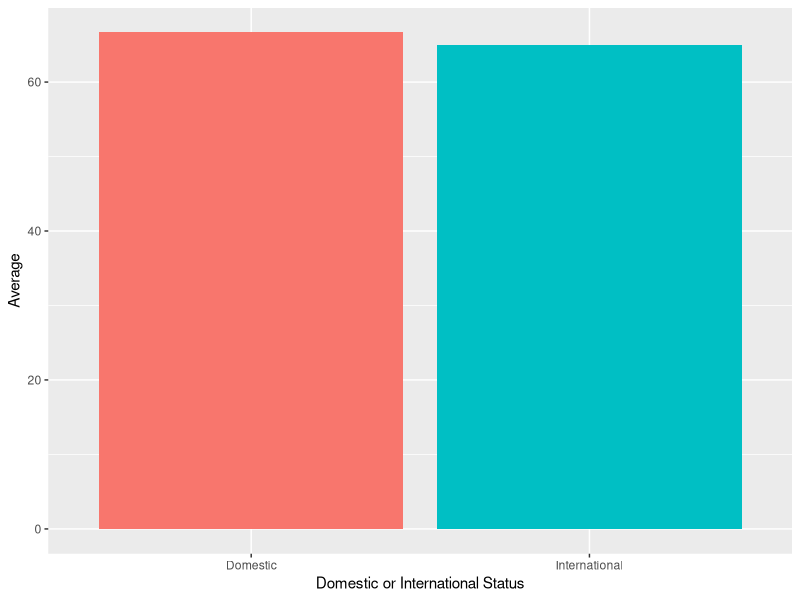
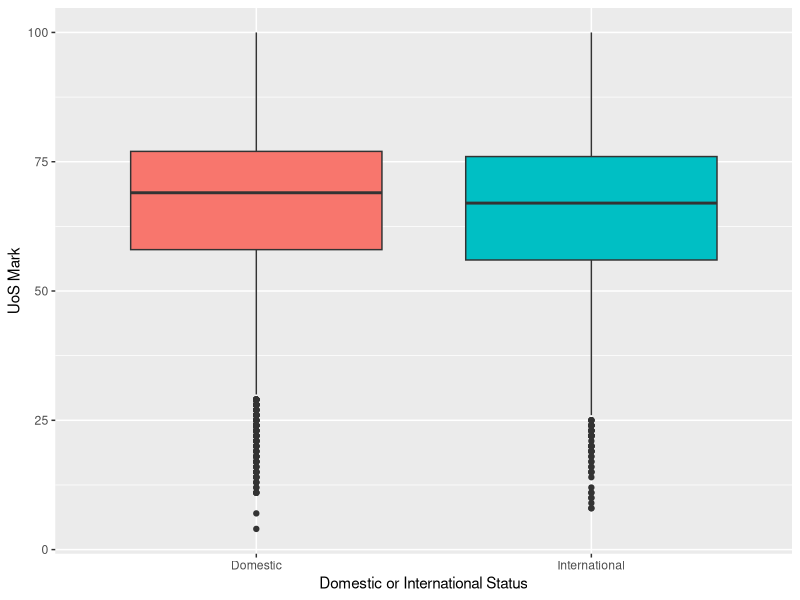
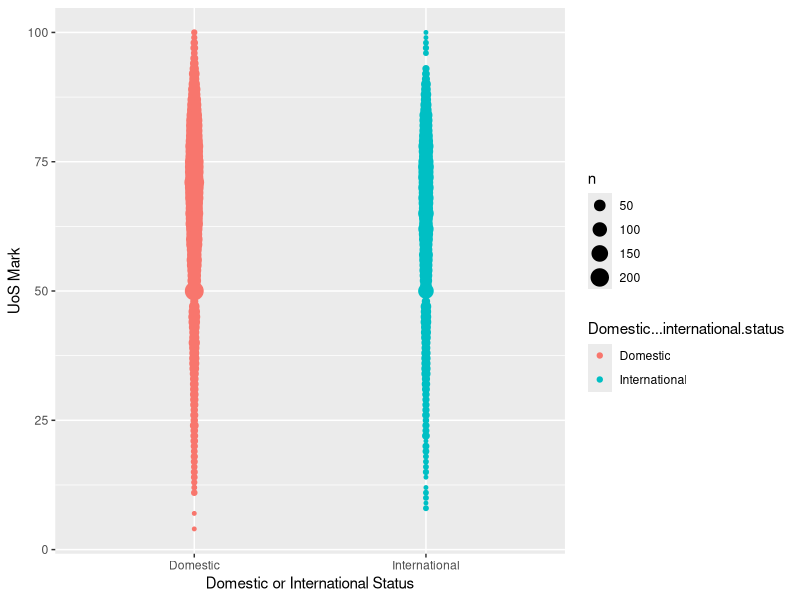
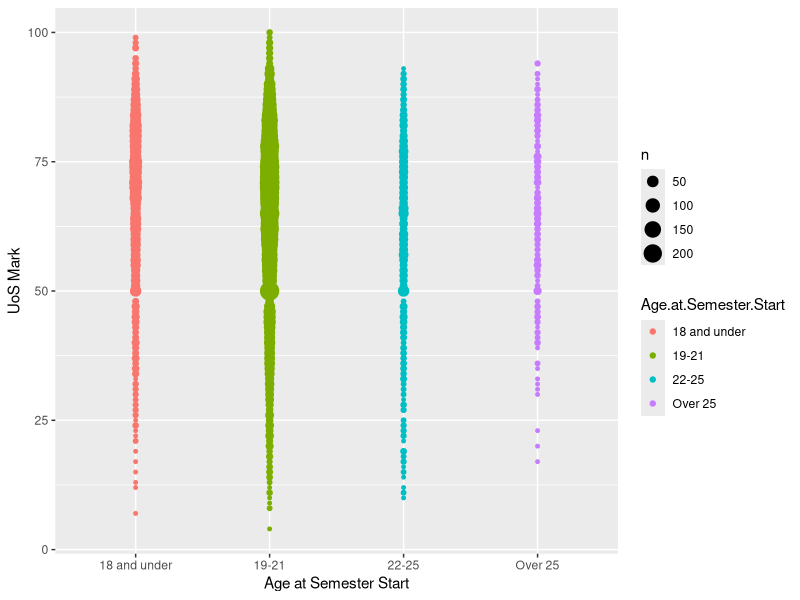
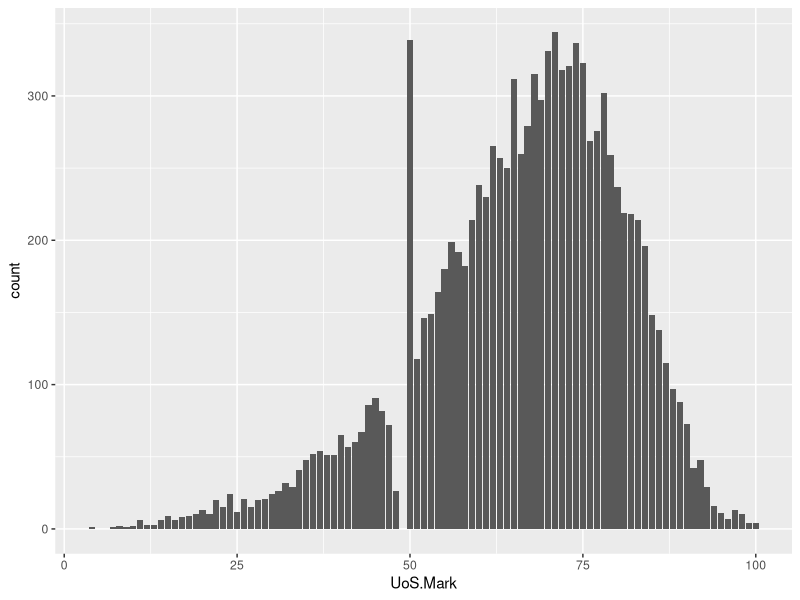
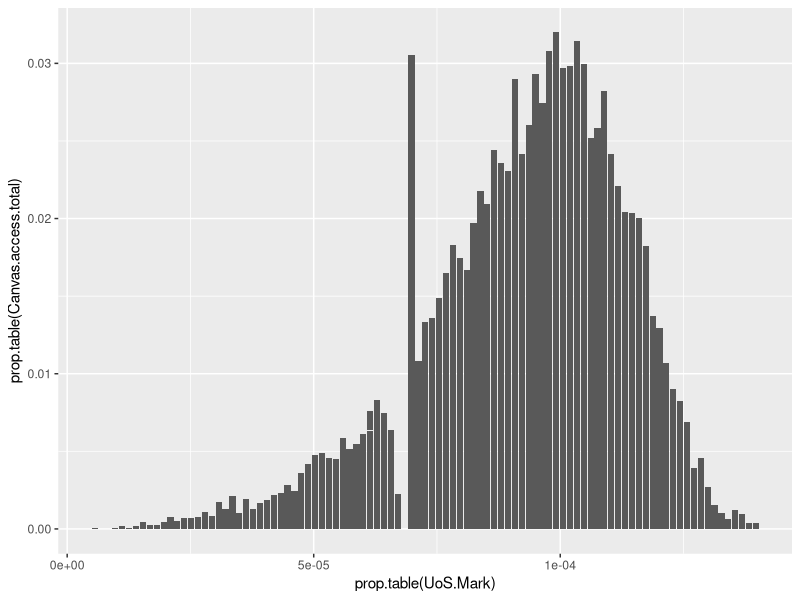
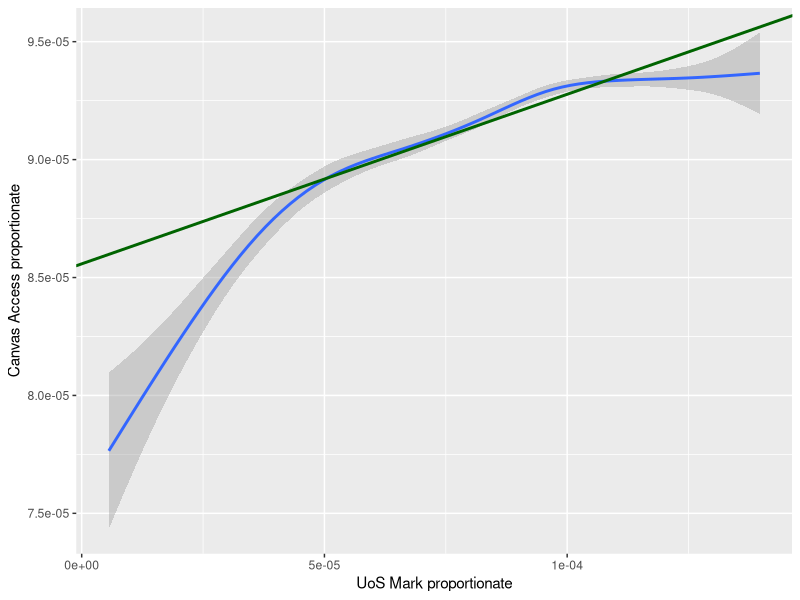

Source code (R) for these figures, in order:
## ---- chunk 1
#setwd("~/Desktop/MATH1115")
proj2 <- read.csv("DATA1001_2019_S2C_PROJECT3_DATA_v2.csv")

dim(proj2)
#There are 10,845 data entries (or students listed) and twenty-six variables.

str(proj2)
#To view the structure of our dataset.

head(proj2)
#To view the first few columns of large data sets.

colnames(proj2)
#To determine names of all the variables.
## ---- chunk 2
library(tidyverse)

#ggplot(data=proj2) + geom_bar(stat = 'count', aes(x = 'domestic...international.status'))

#ggplot(na.omit(proj2), aes(x = as.factor(Domestic...international.status), y = UoS.Mark)) + geom_col()

proj2 %>% group_by(Domestic...international.status) %>% summarise(Average = mean(UoS.Mark)) %>% ggplot(data = ., aes(x = Domestic...international.status, y = Average, fill = Domestic...international.status)) + xlab("Domestic or International Status") + geom_col(show.legend = F)

ggplot(data = proj2, aes(x = Domestic...international.status, y = UoS.Mark, fill=Domestic...international.status)) + xlab("Domestic or International Status") + ylab("UoS Mark") + geom_boxplot(show.legend = FALSE)

#domestic = subset(proj2,Domestic...international.status=='Domestic')

ggplot(data = proj2, aes(x = Domestic...international.status, y = UoS.Mark, color=Domestic...international.status)) + xlab("Domestic or International Status") + ylab("UoS Mark") + geom_count()

proj2 %>% group_by(Domestic...international.status) %>% summarise(Average = mean(UoS.Mark))

## ---- chunk 3

ggplot(data = proj2, aes(x = Age.at.Semester.Start, y = UoS.Mark, color=Age.at.Semester.Start)) + xlab("Age at Semester Start") + ylab("UoS Mark") + geom_count()

## ---- chunk 4
Canvas.access.total = proj2$Canvas.access.Week.1+proj2$Canvas.access.Week.2+proj2$Canvas.access.Week.3+proj2$Canvas.access.Week.4+proj2$Canvas.access.Week.5+proj2$Canvas.access.Week.6+proj2$Canvas.access.Week.7+proj2$Canvas.access.Week.8+proj2$Canvas.access.Week.9+proj2$Canvas.access.Week.10+proj2$Canvas.access.Week.11+proj2$Canvas.access.Week.12+proj2$Canvas.access.Week.13+proj2$Canvas.access.Mid.semester.break+proj2$Canvas.access.STUVAC

t.test(Canvas.access.total, proj2$UoS.Mark, var.equal = T)

ftable(proj2$UoS.Mark)

ggplot(data = proj2, aes(x = UoS.Mark)) + geom_bar()

#ggplot(data = proj2, aes(x = UoS.Mark, y = Canvas.access.total/prop.table(UoS.Mark))) + geom_col()

#proj2 %>% group_by(UoS.Mark) %>% summarise(Average = mean(Canvas.access.total)) %>% ggplot(data = ., aes(x = UoS.Mark, y = Average)) + geom_col()

ggplot(data = proj2, aes(x = prop.table(UoS.Mark), y = prop.table(Canvas.access.total))) + geom_col()

## ---- chunk 5

p = ggplot(data = proj2, aes(x = prop.table(UoS.Mark), y = prop.table(Canvas.access.total))) + geom_smooth() + xlab("UoS Mark proportionate") + ylab("Canvas Access proportionate")

L <- proj2 %>%
  lm(prop.table(Canvas.access.total) ~ prop.table(UoS.Mark), data = .) 

L

p <- p + geom_abline(aes(intercept = 8.558e-05, slope = 7.190e-02), color = "darkgreen", size = 1)

p
